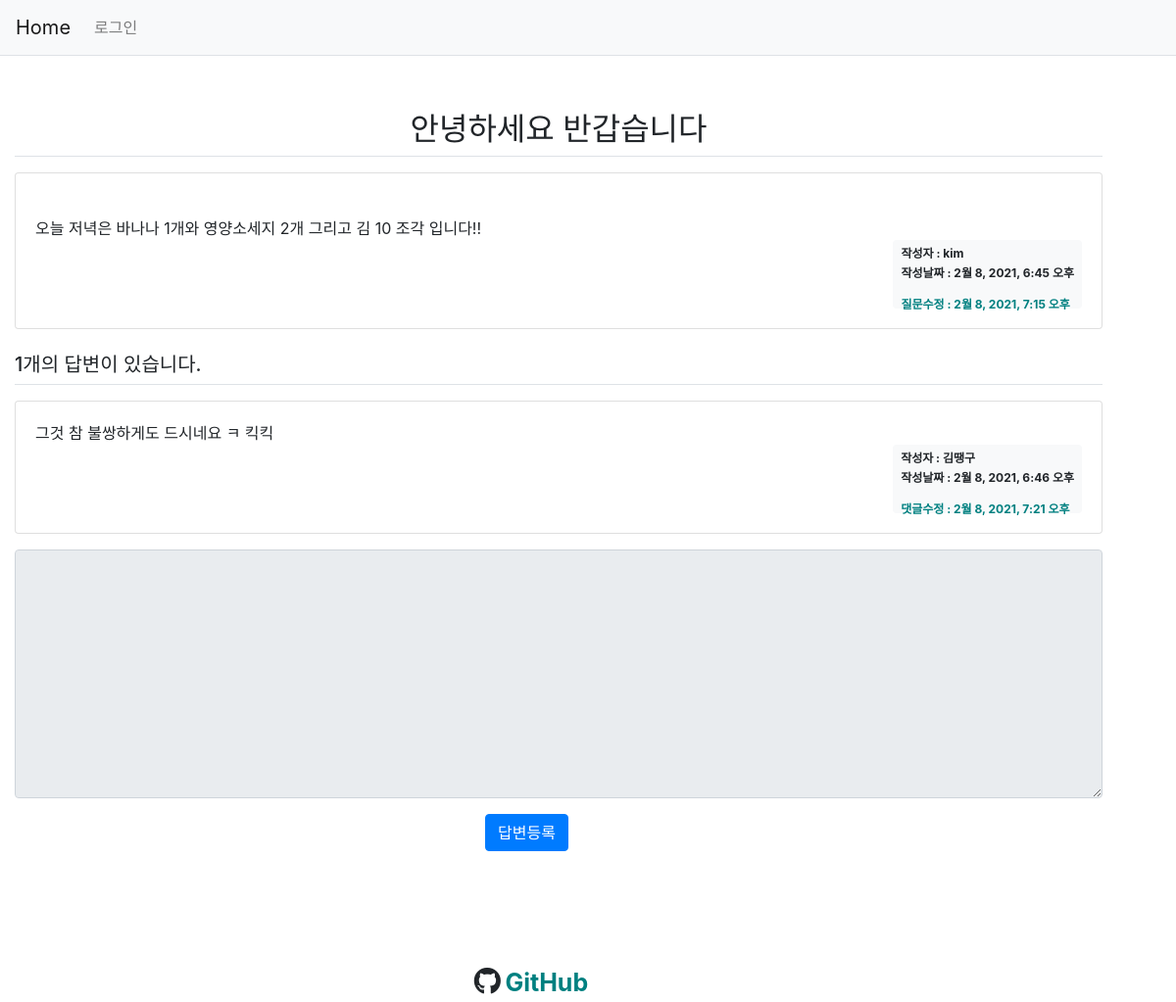
/232/, run on the app's committed database.
### pybo/models.py (models this page shows, shortened)
class Question(models.Model):
    subject = models.CharField(max_length=200)  # 최대 200자 까지 입력 가능
    content = models.TextField()
    create_date = models.DateTimeField()
    photo = models.ImageField(upload_to="photo")
    author = models.ForeignKey(
        User, on_delete=models.CASCADE, null=True
    )  # 계정이 삭제되면 연결된 질문 데이터 삭제
    modify_date = models.DateTimeField(null=True, blank=True)

class Answer(models.Model):
    question = models.ForeignKey(Question, on_delete=models.CASCADE)
    content = models.TextField()
    create_date = models.DateTimeField()
    author = models.ForeignKey(
        User, on_delete=models.CASCADE, null=True
    )  # 계정이 삭제되면 연결된 질문 데이터 삭제
    modify_date = models.DateTimeField(null=True, blank=True)

### pybo/views.py (the view)
# urls.py: path("<int:pk>/", views.detail, name="detail"),
def detail(request, pk):
    try:
        get_question = Question.objects.get(pk=pk)
        context = {"get_question": get_question}
    except Question.DoesNotExist:
        messages.error(request, "조회된 질문이 없습니다.")
        return redirect("pybo:index")
    return render(request, "templates/detail.html", context)

### templates/detail.html (shortened to what this page needs)
{% extends 'base.html' %}
{% load static %}
    {% block content %}
    <div class="container my-5" style="position: relative; right: 30px;" >
        <h2 class="border-bottom py-2" style="text-align: center;"> {{get_question.subject}}</h2>
        <div class="card my-3">
            <div class="card-body">
                <div class="card-text" style="white-space: pre-line;">
                    {{get_question.content}}
                </div>
                <div class="d-flex justify-content-end">
                    <div class="badge badge-light p-2 text-left">
                        <div class="mb-2">
                            <span style="text-align: center;">작성자 :  {{ get_question.author.username }}</span>
                        </div>
                        <div>
                            <span>작성날짜 : {{ get_question.create_date }}</span>
                        </div>
                        {% if get_question.modify_date %}
                            <div style=" position: relative; top: 10px; margin-top: 10px; color: teal; font-weight: bold;">
                                <span>질문수정 : {{get_question.modify_date}}</span>
                            </div>
                        {% endif %}
                    </div>
                </div>
            </div>
        </div>
        <h5 class="border-bottom my-3 py-2">{{get_question.answer_set.count}}개의 답변이 있습니다.</h5>
        {% for answer in get_question.answer_set.all %}
            <div class="card my-3">
                <div class="card-body" >
                    <div class="card-text" style="white-space: pre-line;"> {{answer.content}} </div>
                    <div class="d-flex justify-content-end">
                        <div class="badge badge-light p-2 text-left">
                            <div class="mb-2">
                                <span>작성자 : {{ answer.author.username }}</span>
                            </div>
                            <div>
                                <span>작성날짜 : {{ answer.create_date }}</span>
                            </div>
                             {% if answer.modify_date %}
                             <div style=" position: relative; top: 10px; margin-top: 10px; color: teal; font-weight: bold;">
                                 <span>댓글수정 : {{answer.modify_date}}</span>
                             </div>
                          {% endif %}
                        </div>
                    </div>
                </div>
        </div>
        {% endfor %}
    <form action=" {% url 'pybo:answer_create' get_question.id %} " method="POST" class="my-3">
        <div class="form-group">
            <textarea {% if not user.is_authenticated %}disabled{% endif %}
              name="content" id="content" class="form-control" rows="10"></textarea>
        </div>
        <input type="submit" value="답변등록" class="btn btn-primary" style="position: relative; left: 480px;">
    </form>
    {% endblock  %}

### data on the page
Question: subject "안녕하세요 반갑습니다", content "오늘 저녁은 바나나 1개와 영양소세지 2개 그리고 김 10 조각 입니다!!", author.username "kim", create_date "2월 8, 2021, 6:45 오후", modify_date "2월 8, 2021, 7:15 오후", answer_set.count "1"
Answer: content "그것 참 불쌍하게도 드시네요 ㅋ 킥킥", author.username "김땡구", create_date "2월 8, 2021, 6:46 오후", modify_date "2월 8, 2021, 7:21 오후"
